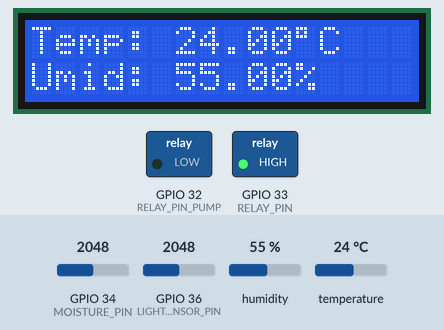
The sketch below on a simulated ESP32. On the bench: 16×2 character LCD, switched loads named in the sketch (green lamp = pin HIGH). The inputs (shaded band) are chosen by the test bench; at power-on: GPIO 34 (MOISTURE_PIN) = 2048, GPIO 36 (LIGHT_SENSOR_PIN) = 2048, humidity 55 %, temperature 24 °C. WiFi joins after 1.5 s; servers stay silent unless stated; what the sketch prints to the serial monitor is not drawn.

Above: at 3.5 s.
3.6 s: GPIO 34 (MOISTURE_PIN) set to 1063
5.8 s: GPIO 34 (MOISTURE_PIN) set to 973
At 7.0 s:
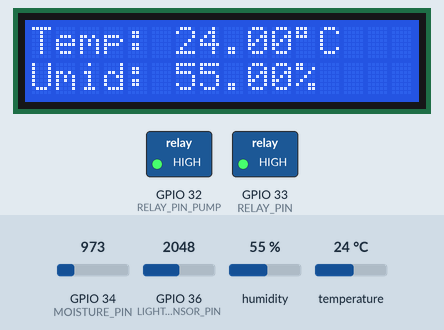
7.5 s: GPIO 36 (LIGHT_SENSOR_PIN) set to 524
9.5 s: GPIO 36 (LIGHT_SENSOR_PIN) set to 459
At 10.2 s:
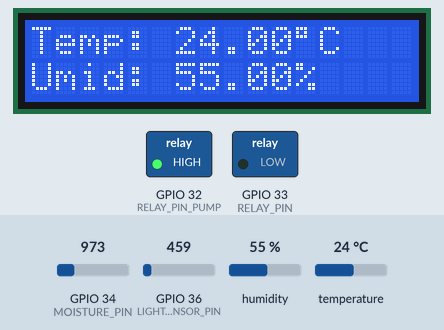
11.2 s: humidity set to 22 %
At 13.5 s:
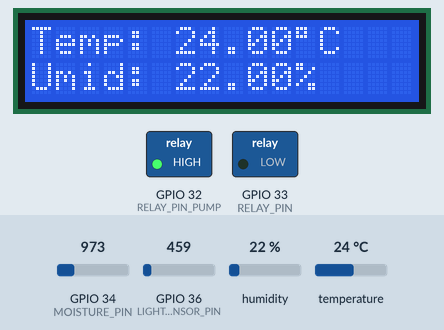
13.8 s: temperature set to 12 °C
At 16.0 s:
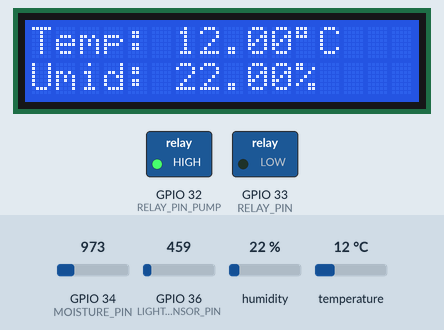
Timing chart, 0 to 17.3 s (numbered marks = the images above; inputs shaded):
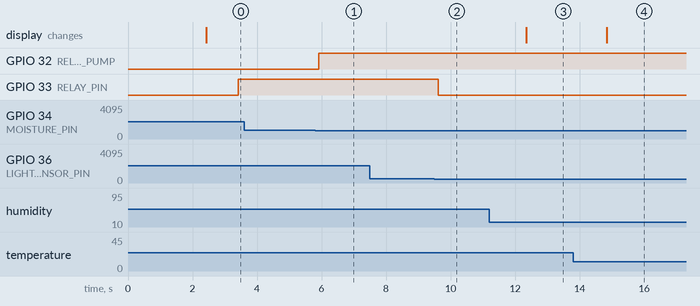

The sketch:

Code_esp32.ino
```cpp
#define BLYNK_TEMPLATE_ID "*************"
#define BLYNK_TEMPLATE_NAME "*************"
#define BLYNK_AUTH_TOKEN "*************"
#include <Wire.h>
#include <Blynk.h>
#include <WiFi.h>
#include <BlynkSimpleEsp32.h>
#include <DHT.h>  // Include the DHT library
#include <LiquidCrystal_I2C.h>

#define REPORTING_PERIOD_MS 1000  // frequency of updates sent to Blynk app in ms

#define DHTPIN 4        // Digital pin connected to the DHT sensor
#define DHTTYPE DHT11     // DHT 11
DHT dht(DHTPIN, DHTTYPE);
LiquidCrystal_I2C lcd(0x27, 16, 2);  // set the LCD address to 0x3F for a 16 chars and 2 line display

const int LIGHT_SENSOR_PIN = 36;
const int RELAY_PIN = 33;
const int ANALOG_THRESHOLD = 500;

#define RELAY_PIN_PUMP 32
#define MOISTURE_PIN 34
#define THRESHOLD 1000 // CHANGE YOUR THRESHOLD HERE


char auth[] = "*************";  // You should get Auth Token in the Blynk App.
char ssid[] = "*************";     // Your WiFi credentials.
char pass[] = "*************";


void setup() {
  lcd.init();
  lcd.clear();
  lcd.backlight();
  Serial.begin(9600);

  // Connect to Wi-Fi
  WiFi.begin(ssid, pass);
  while (WiFi.status() != WL_CONNECTED) {
    Serial.println("Connecting to WiFi...");
    delay(1000);
  }

  // Initialize Blynk
  Blynk.begin(auth, ssid, pass);

  // Initialize DHT sensor
  dht.begin();

  pinMode(RELAY_PIN, OUTPUT);
  pinMode(RELAY_PIN_PUMP, OUTPUT);

}

void loop() {
  // LCD Readings
  float humi = dht.readHumidity();    // read humidity
  float tempC = dht.readTemperature(); // read temperature

  lcd.clear();
  // check if any reads failed
  if (isnan(humi) || isnan(tempC)) {
    lcd.setCursor(0, 0);
    lcd.print("Failed");
  } else {
    lcd.setCursor(0, 0);
    lcd.print("Temp: ");
    lcd.print(tempC);
    lcd.print((char)223);
    lcd.print("C");

    lcd.setCursor(0, 1);
    lcd.print("Umid: ");
    lcd.print(humi);
    lcd.print("%");
  }

  // Blynk Readings
  Blynk.run();
  readDHTSensor();

  delay(REPORTING_PERIOD_MS);  // Add a delay to control the reporting frequency

 // timer.run();

// LIGHT SENSOR WITH RELAY
  int analogValue = analogRead(LIGHT_SENSOR_PIN);
  // Send analog value to Blynk app
  Blynk.virtualWrite(V3, analogValue);

  if (analogValue < ANALOG_THRESHOLD) {
    // Turn on Relay
    digitalWrite(RELAY_PIN, LOW);
    // Send relay state to Blynk app
    Blynk.virtualWrite(V4, 1);
  } else {
    // Turn off Relay
    digitalWrite(RELAY_PIN, HIGH);
    // Send relay state to Blynk app
    Blynk.virtualWrite(V4, 0);
  }

// SOIL MOISTURE WITH WATER PUMP
int value = analogRead(MOISTURE_PIN); // read the analog value from sensor

  if (value < THRESHOLD) {
    Serial.print("The soil is DRY => turn pump ON");
    digitalWrite(RELAY_PIN_PUMP, HIGH);
  } else {
    Serial.print("The soil is WET => turn pump OFF");
    digitalWrite(RELAY_PIN_PUMP, LOW);
  }

  Serial.print(" (");
  Serial.print(value);
  Serial.println(")");
  Blynk.virtualWrite(V5, value);
  delay(200);

} // end loop

void readDHTSensor() {
  // Read temperature and humidity from DHT sensor
  float temperature = dht.readTemperature();
  float humidity = dht.readHumidity();

  // Display sensor data on Serial Monitor
  Serial.print("Temperature: ");
  Serial.print(temperature);
  Serial.print("°C\tHumidity: ");
  Serial.print(humidity);
  Serial.println("%");

  // Send sensor data to Blynk app
  Blynk.virtualWrite(V1, temperature);
  Blynk.virtualWrite(V2, humidity);
}
```

Measured:
- the behaviour switches between 1000 and 999 on GPIO 34 (MOISTURE_PIN) (found by bisection; images 0 and 1)
- the behaviour switches between 500 and 499 on GPIO 36 (LIGHT_SENSOR_PIN) (found by bisection; images 1 and 2)
- after the input at 3.6 s, every drawn part: stays the same
- after the input at 5.8 s, GPIO 32 (RELAY_PIN_PUMP): LOW → HIGH after 0.11 s
- after the input at 7.5 s, every drawn part: stays the same
- after the input at 9.5 s, GPIO 33 (RELAY_PIN): HIGH → LOW after 0.12 s
- after the input at 11.2 s, the display: changes after 1.2 s (image 3)
- after the input at 13.8 s, the display: changes after 1.0 s (image 4)
